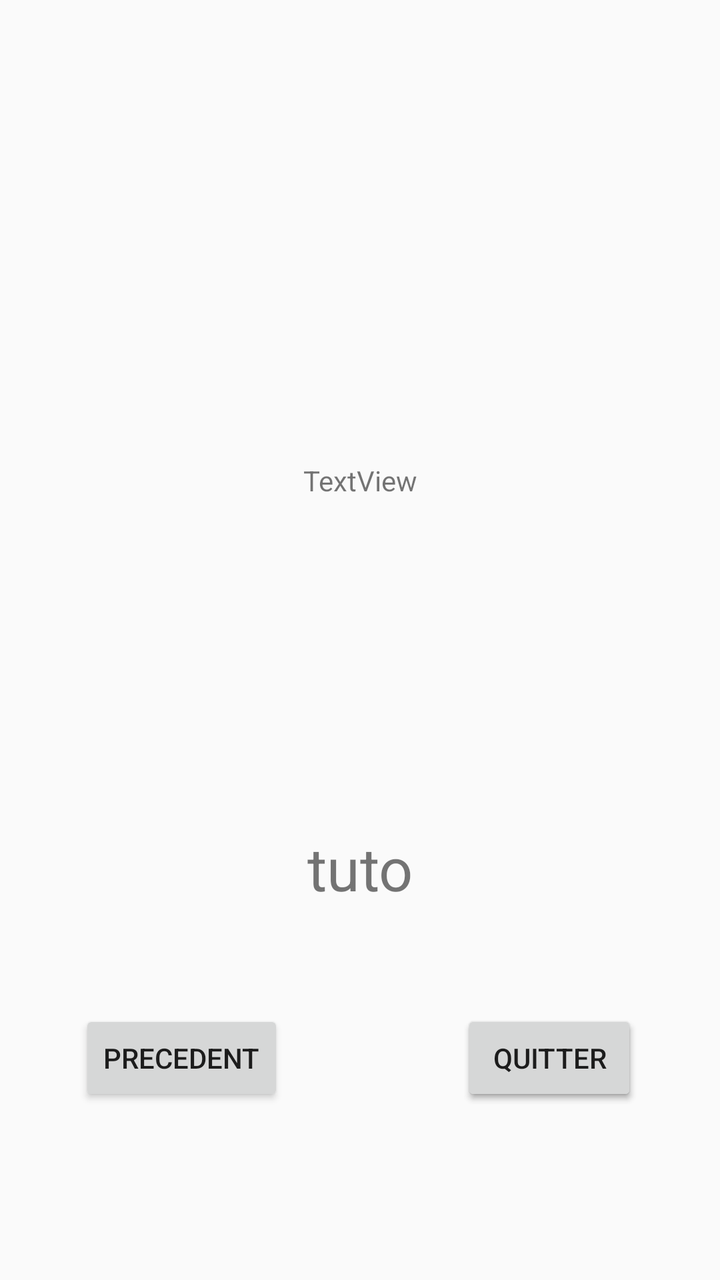
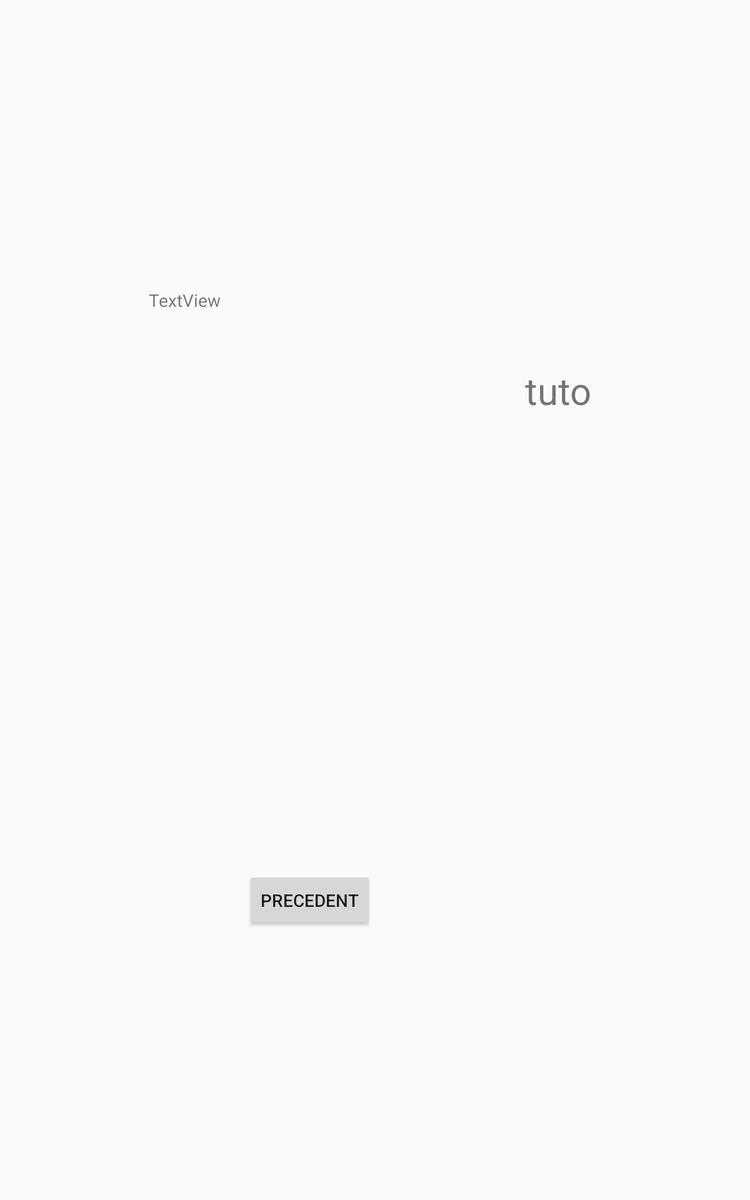

First picture: res/layout/ on a phone held upright. Second picture: the repository's own variant of that layout, on a device whose configuration matches the variant's folder. Source for both follows.
<!-- AndroidManifest.xml: application theme Theme.Apadnom -->
<!-- res/layout/activity_tutoriel.xml -->
<?xml version="1.0" encoding="utf-8"?>
<androidx.constraintlayout.widget.ConstraintLayout xmlns:android="http://schemas.android.com/apk/res/android"
    xmlns:app="http://schemas.android.com/apk/res-auto"
    xmlns:tools="http://schemas.android.com/tools"
    android:id="@+id/layout"
    android:layout_width="match_parent"
    android:layout_height="match_parent"
    android:orientation="vertical"
    tools:context="activities.menu.TutorielActivity">

    <RelativeLayout
        android:id="@+id/board"
        android:layout_width="wrap_content"
        android:layout_height="wrap_content"
        app:layout_constraintBottom_toTopOf="@+id/guideline7"
        app:layout_constraintEnd_toEndOf="parent"
        app:layout_constraintStart_toStartOf="parent"
        app:layout_constraintTop_toTopOf="parent"
        tools:ignore="MissingConstraints">

        <RelativeLayout
            android:id="@+id/possibilites"
            android:layout_width="wrap_content"
            android:layout_height="wrap_content">

        </RelativeLayout>
    </RelativeLayout>

    <TextView
        android:id="@+id/nb_jump_w"
        android:layout_width="wrap_content"
        android:layout_height="wrap_content"
        android:layout_x="185dp"
        android:layout_y="606dp"
        android:text="@string/textview"
        app:layout_constraintBottom_toBottomOf="parent"
        app:layout_constraintEnd_toEndOf="parent"
        app:layout_constraintStart_toStartOf="parent"
        app:layout_constraintTop_toBottomOf="@+id/board"
        app:layout_constraintVertical_bias="0.153"
        tools:ignore="MissingConstraints" />

    <Button
        android:id="@+id/suivant"
        android:layout_width="wrap_content"
        android:layout_height="wrap_content"
        android:layout_x="294dp"
        android:layout_y="612dp"
        android:text="@string/suivant"
        app:layout_constraintBottom_toBottomOf="parent"
        app:layout_constraintEnd_toEndOf="parent"
        app:layout_constraintHorizontal_bias="0.551"
        app:layout_constraintStart_toStartOf="@+id/guideline6"
        app:layout_constraintTop_toTopOf="@+id/guideline7"
        app:layout_constraintVertical_bias="0.68"
        tools:ignore="MissingConstraints" />

    <Button
        android:id="@+id/quitter"
        android:layout_width="wrap_content"
        android:layout_height="wrap_content"
        android:layout_x="294dp"
        android:layout_y="612dp"
        android:text="@string/quitter"
        app:layout_constraintBottom_toBottomOf="parent"
        app:layout_constraintEnd_toEndOf="parent"
        app:layout_constraintHorizontal_bias="0.551"
        app:layout_constraintStart_toStartOf="@+id/guideline6"
        app:layout_constraintTop_toTopOf="@+id/guideline7"
        app:layout_constraintVertical_bias="0.68"
        tools:ignore="MissingConstraints" />

    <TextView
        android:id="@+id/tutoriel"
        android:layout_width="match_parent"
        android:layout_height="wrap_content"
        android:layout_marginLeft="20dp"
        android:layout_marginRight="20dp"
        android:layout_y="400dp"
        android:gravity="center_horizontal"
        android:text="@string/tuto"
        android:textSize="30sp"
        app:layout_constraintBottom_toBottomOf="parent"
        app:layout_constraintEnd_toEndOf="parent"
        app:layout_constraintHorizontal_bias="0.492"
        app:layout_constraintStart_toStartOf="parent"
        app:layout_constraintTop_toTopOf="parent"
        app:layout_constraintVertical_bias="0.69"
        tools:ignore="MissingConstraints" />

    <Button
        android:id="@+id/precedent"
        android:layout_width="wrap_content"
        android:layout_height="wrap_content"
        android:layout_x="38dp"
        android:layout_y="614dp"
        android:text="@string/precedent"
        app:layout_constraintBottom_toBottomOf="parent"
        app:layout_constraintEnd_toStartOf="@+id/guideline6"
        app:layout_constraintHorizontal_bias="0.51"
        app:layout_constraintStart_toStartOf="parent"
        app:layout_constraintTop_toTopOf="@+id/guideline7"
        app:layout_constraintVertical_bias="0.68"
        tools:ignore="MissingConstraints" />

    <androidx.constraintlayout.widget.Guideline
        android:id="@+id/guideline6"
        android:layout_width="wrap_content"
        android:layout_height="wrap_content"
        android:orientation="vertical"
        app:layout_constraintGuide_begin="196dp"
        app:layout_constraintGuide_percent="0.5" />

    <androidx.constraintlayout.widget.Guideline
        android:id="@+id/guideline7"
        android:layout_width="wrap_content"
        android:layout_height="wrap_content"
        android:orientation="horizontal"
        app:layout_constraintGuide_end="317dp"
        app:layout_constraintGuide_percent="0.5" />


</androidx.constraintlayout.widget.ConstraintLayout>
<!-- resources referenced by this layout -->
<resources>
  <string name="precedent">Precedent</string>
  <string name="quitter">Quitter</string>
  <string name="suivant">Suivant</string>
  <string name="textview">TextView</string>
  <string name="tuto">tuto</string>
  <style name="Theme.Apadnom" parent="Theme.AppCompat.Light.NoActionBar">
          
          <item name="colorPrimary">@color/purple_500</item>
          <item name="colorPrimaryVariant">@color/purple_700</item>
          <item name="colorOnPrimary">@color/white</item>
          
          <item name="colorSecondary">@color/teal_200</item>
          <item name="colorSecondaryVariant">@color/teal_700</item>
          <item name="colorOnSecondary">@color/black</item>
          
          <item name="android:statusBarColor" tools:targetApi="l">?attr/colorPrimaryVariant</item>
          
      </style>
  <color name="purple_500">#FF6200EE</color>
  <color name="purple_700">#FF3700B3</color>
  <color name="white">#FFFFFFFF</color>
  <color name="teal_200">#FF03DAC5</color>
  <color name="teal_700">#FF018786</color>
  <color name="black">#FF000000</color>
</resources>
<!-- res/layout-sw600dp/activity_tutoriel.xml (the repository's variant of the layout above) -->
<!-- drawn on a 7-inch tablet held upright -->
<?xml version="1.0" encoding="utf-8"?>
<androidx.constraintlayout.widget.ConstraintLayout xmlns:android="http://schemas.android.com/apk/res/android"
    xmlns:app="http://schemas.android.com/apk/res-auto"
    xmlns:tools="http://schemas.android.com/tools"
    android:id="@+id/layout"
    android:layout_width="match_parent"
    android:layout_height="match_parent"
    android:orientation="horizontal"
    tools:context="activities.menu.TutorielActivity">

    <RelativeLayout
        android:id="@+id/board"
        android:layout_width="wrap_content"
        android:layout_height="wrap_content"
        app:layout_constraintBottom_toBottomOf="parent"
        app:layout_constraintEnd_toStartOf="@+id/tutoriel"
        app:layout_constraintStart_toStartOf="parent"
        app:layout_constraintTop_toTopOf="parent"
        tools:ignore="MissingConstraints">

        <RelativeLayout
            android:id="@+id/possibilites"
            android:layout_width="wrap_content"
            android:layout_height="wrap_content">

        </RelativeLayout>
    </RelativeLayout>

    <TextView
        android:id="@+id/nb_jump_w"
        android:layout_width="wrap_content"
        android:layout_height="wrap_content"
        android:layout_x="185dp"
        android:layout_y="606dp"
        android:text="@string/textview"
        app:layout_constraintBottom_toTopOf="@+id/board"
        app:layout_constraintEnd_toStartOf="@+id/tutoriel"
        app:layout_constraintStart_toEndOf="@+id/board"
        app:layout_constraintTop_toTopOf="parent"
        tools:ignore="MissingConstraints" />

    <Button
        android:id="@+id/suivant"
        android:layout_width="wrap_content"
        android:layout_height="wrap_content"
        android:layout_x="294dp"
        android:layout_y="612dp"
        android:text="@string/suivant"
        app:layout_constraintBottom_toBottomOf="parent"
        app:layout_constraintEnd_toEndOf="@+id/tutoriel"
        app:layout_constraintTop_toTopOf="@+id/guideline7"
        tools:ignore="MissingConstraints" />

    <Button
        android:id="@+id/quitter"
        android:layout_width="wrap_content"
        android:layout_height="wrap_content"
        android:layout_x="294dp"
        android:layout_y="612dp"
        android:text="@string/quitter"
        app:layout_constraintBottom_toBottomOf="parent"
        app:layout_constraintEnd_toEndOf="@+id/tutoriel"
        app:layout_constraintTop_toTopOf="@+id/guideline7"
        tools:ignore="MissingConstraints" />

    <TextView
        android:id="@+id/tutoriel"
        android:layout_width="500dp"
        android:layout_height="wrap_content"
        android:layout_marginTop="144dp"
        android:layout_y="400dp"
        android:gravity="center_horizontal"
        android:text="@string/tuto"
        android:textSize="30sp"
        app:layout_constraintBottom_toTopOf="@+id/guideline7"
        app:layout_constraintEnd_toEndOf="parent"
        app:layout_constraintHorizontal_bias="0.519"
        app:layout_constraintStart_toStartOf="@+id/guideline6"
        app:layout_constraintTop_toTopOf="parent"
        tools:ignore="MissingConstraints" />

    <Button
        android:id="@+id/precedent"
        android:layout_width="wrap_content"
        android:layout_height="wrap_content"
        android:layout_x="38dp"
        android:layout_y="614dp"
        android:text="@string/precedent"
        app:layout_constraintBottom_toBottomOf="parent"
        app:layout_constraintStart_toStartOf="@+id/tutoriel"
        app:layout_constraintTop_toTopOf="@+id/guideline7"
        tools:ignore="MissingConstraints" />

    <androidx.constraintlayout.widget.Guideline
        android:id="@+id/guideline6"
        android:layout_width="wrap_content"
        android:layout_height="wrap_content"
        android:orientation="vertical"
        app:layout_constraintGuide_begin="641dp"
        app:layout_constraintGuide_percent="0.5"/>

    <androidx.constraintlayout.widget.Guideline
        android:id="@+id/guideline7"
        android:layout_width="wrap_content"
        android:layout_height="wrap_content"
        android:orientation="horizontal"
        app:layout_constraintGuide_end="390dp"
        app:layout_constraintGuide_percent="0.5"/>


</androidx.constraintlayout.widget.ConstraintLayout>
